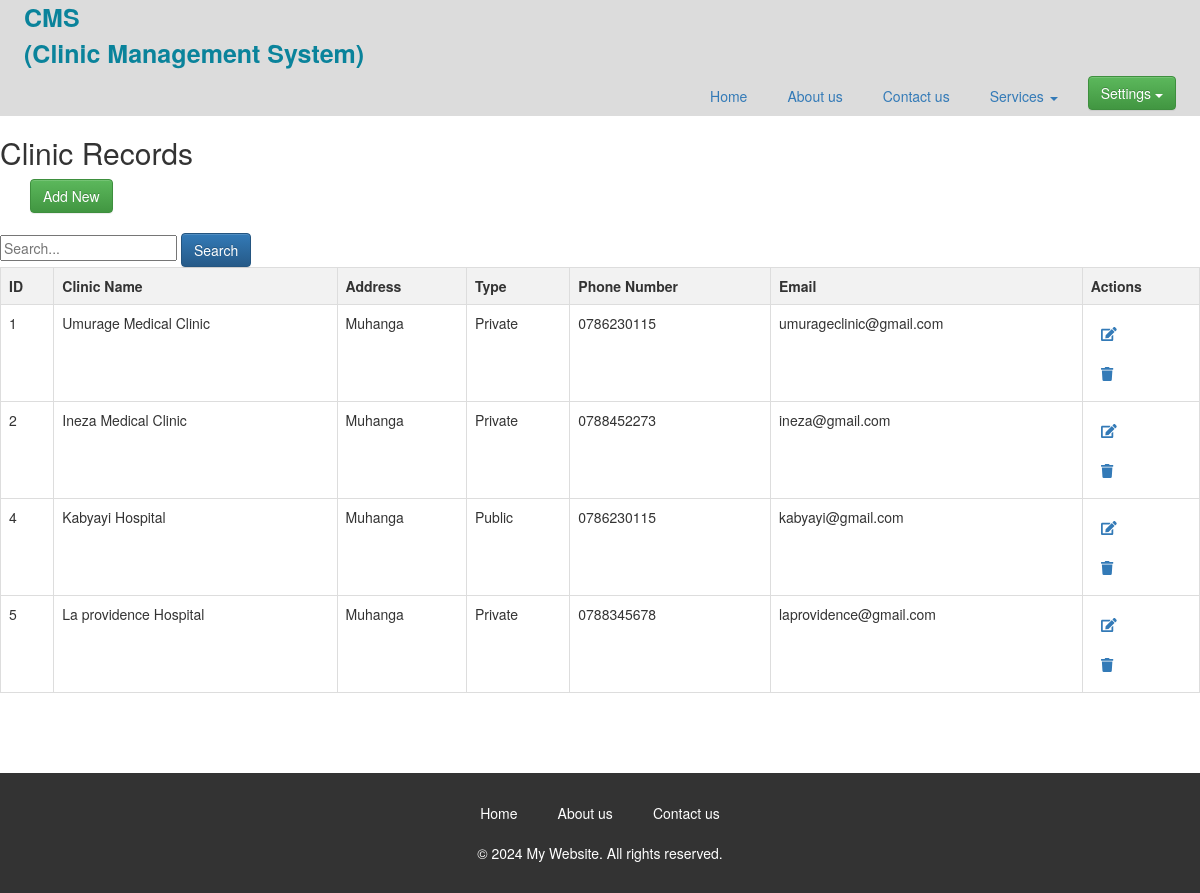
The app's page /clinic.php with its own data.
### tables this page shows
CREATE TABLE `clinic` (
  `ID` int(11) NOT NULL,
  `ClinicName` varchar(30) DEFAULT NULL,
  `Addresss` varchar(30) DEFAULT NULL,
  `Type` varchar(30) DEFAULT NULL,
  `PhoneNumber` varchar(30) DEFAULT NULL,
  `Email` varchar(30) DEFAULT NULL
);

### clinic.php (the view, shortened to what this page needs)
<?php
include('database_connection.php');
$sql_select = "SELECT * FROM clinic";
$result = $conn->query($sql_select);
?>
<!DOCTYPE html>
<html lang="en">
<head>
    <link rel="stylesheet" href="style.css">
<link rel="stylesheet" href="https://cdn.jsdelivr.net/npm/bootstrap@3.3.7/dist/css/bootstrap.min.css" integrity="
sha384-BVYiiSIFeK1dGmJRAkycuHAHRg32OmUcww7on3RYdg4Va+PmSTsz/K68vbdEjh4u">
<link rel="stylesheet" href="https://cdn.jsdelivr.net/npm/bootstrap@3.3.7/dist/css/bootstrap-theme.min.css
">
</head>
<body>
    <nav>
        <label class="logo" >CMS <br>
            (Clinic Management System)</label>
        <ul>
            <li><a href="home.html">Home</a></li>
            <li><a href="about.html">About us</a></li>
            <li><a href="contact.html">Contact us</a></li>
            <li class="dropdown"><a href="#" class="dropdown-toggle" data-toggle="dropdown" role="button" aria-haspopup="true" aria-expanded="false">
                Services <span class="caret"></span></a>
            </li>
            <li class="dropdown">
                <a href="#" class="btn btn-success dropdown-toggle" data-toggle="dropdown" role="button" aria-haspopup="true" aria-expanded="false">
                    Settings <span class="caret"></span>
                </a>
            </li>
        </ul>
    </nav>
    <h2>Clinic Records</h2>
    <div class="container">
        <a href="clinic.html" class="btn btn-success">Add New</a>
    </div>
    <br>
    <form method="GET" action="">
        <input type="text" name="search" placeholder="Search...">
        <button type="submit" class="btn btn-primary">Search</button>
    </form>
    <table id="dataTable" class="table table-hover text-center">
        <tr>
            <th>ID</th>
            <th>Clinic Name</th>
            <th>Address</th>
            <th>Type</th>
            <th>Phone Number</th>
            <th>Email</th>
            <th>Actions</th>
        </tr>
        <?php
        if ($result->num_rows > 0) {
            while ($row = $result->fetch_assoc()) {
                echo "<tr>";
                echo "<td>" . $row["ID"] . "</td>";
                echo "<td>" . $row["ClinicName"] . "</td>";
                echo "<td>" . $row["Addresss"] . "</td>";
                echo "<td>" . $row["Type"] . "</td>";
                echo "<td>" . $row["PhoneNumber"] . "</td>";
                echo "<td>" . $row["Email"] . "</td>";
                echo "<td>";
                echo "<a href='cupdate.php?updateID=" . $row['ID'] . "'><i class='fas fa-edit'></i></a>";
                echo "<a href='cdelete.php?ID=" . $row['ID'] . "'><i class='fas fa-trash'></i></a>";
                echo "</td>";
                echo "</tr>";
            }
        } else {
            echo "<tr><td colspan='7'>No data found</td></tr>";
        }
        ?>
</table>
</section><br><br><br>
    <footer>
        <ul>
            <li><a href="home.html">Home</a></li>
            <li><a href="about.html">About us</a></li>
            <li><a href="contact.html">Contact us</a></li>
        </ul>
        <p>&copy; 2024 My Website. All rights reserved.</p>
    </footer>
</body>
</html>

### style.css (style rules this page uses)
body { font-family: Arial, sans-serif; margin: 0; padding: 0; }
nav { background-color: gainsboro; color: #fff; padding: 0 4px; }
.logo { font-size: 25px; color: #0a839b; margin-left: 20px; }
ul { list-style-type: none; margin: 0; padding: 0; display: flex; justify-content: flex-end; }
li { margin-right: 20px; position: relative; }
a { text-decoration: none; color: #fff; display: block; padding: 10px; }
.btn { display: inline-block; padding: 10px 20px; background-color: #4CAF50; color: #6b99b8; border: none; border-radius: 5px; cursor: pointer; text-decoration: none; }
footer { background-color: #333; color: #fff; padding: 20px 0; text-align: center; }
footer ul { list-style-type: none; display: flex; justify-content: center; margin-bottom: 10px; }
footer li { margin: 0 10px; }
footer a { color: #fff; text-decoration: none; }

### clinic.php (style rules this page uses)
table { width: 100%; border-collapse: collapse; }
th, td { border: 1px solid #ddd; padding: 8px; text-align: left; }
th { background-color: #f2f2f2; }

### records on screen
clinic: ID "1", ClinicName "Umurage Medical Clinic", Addresss "Muhanga", Type "Private", PhoneNumber "0786230115", Email "umurageclinic@gmail.com"
clinic: ID "2", ClinicName "Ineza Medical Clinic", Addresss "Muhanga", Type "Private", PhoneNumber "0788452273", Email "ineza@gmail.com"
clinic: ID "4", ClinicName "Kabyayi Hospital", Addresss "Muhanga", Type "Public", PhoneNumber "0786230115", Email "kabyayi@gmail.com"
clinic: ID "5", ClinicName "La providence Hospital", Addresss "Muhanga", Type "Private", PhoneNumber "0788345678", Email "laprovidence@gmail.com"
